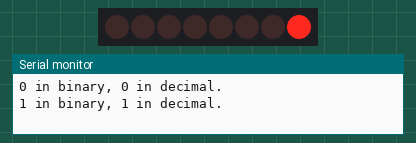
Recording of a sketch running on a simulated Arduino Uno, built with avr-gcc and run on an emulated ATmega328P. Shown: 8 shift-register outputs drawn as a row of LEDs (first output left, lit = HIGH), the last lines printed to the serial monitor. Wiring (inferred from the names in the program): shift register (74HC595): data pin 12; shift clock pin 9; latch pin 11. Wiring (inferred from the signals the program sends): row of LEDs: on Q0, Q1, Q2, Q3, Q4, Q5, Q6, Q7.

Above: at 1.1 s.
At 5.1 s:
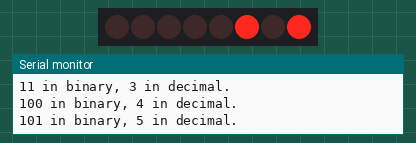
At 10.1 s:
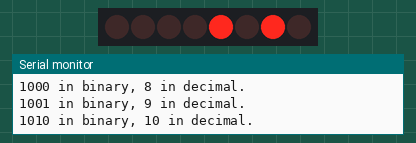
At 19.1 s:
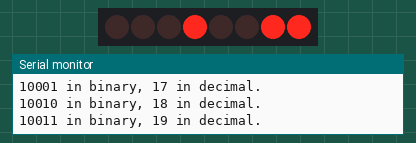
At 28.1 s:
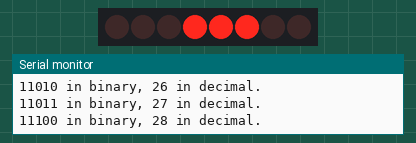
At 38.1 s:
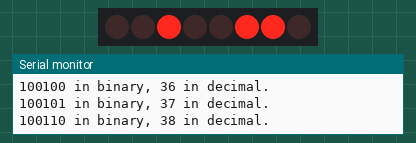
Timing chart, 0 to 40.0 s (numbered marks = the images above):
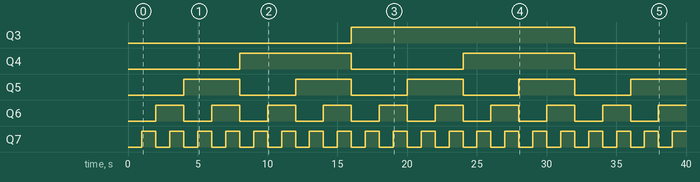

Measured:
- by itself, Q3: LOW → HIGH at 16.0 s, → LOW 16.0 s later
- by itself, Q4: alternates HIGH for 8.0 s and LOW for 8.0 s
- by itself, Q5: alternates HIGH for 4.0 s and LOW for 4.0 s
- by itself, Q6: alternates HIGH for 2.0 s and LOW for 2.0 s
- by itself, Q7: alternates HIGH for 1.0 s and LOW for 1.0 s

The sketch:

8BitBinaryCounter.ino
```cpp
int ds = 12; // serial data input pin
int st = 11; // storage register clock pin (latch)
int sh = 9; // shift register clock pin

byte LEDs = 0; // decimal
//byte LEDs = 0b00000000; // binary
//byte LEDs = 0x00; // hexadecimal

int dt = 1000;

void setup() {
  Serial.begin(9600);
  pinMode(ds, OUTPUT);
  pinMode(st, OUTPUT);
  pinMode(sh, OUTPUT);
}

void loop() {
  digitalWrite(st, LOW);
  shiftOut(ds, sh, LSBFIRST, LEDs); // least significant bit first
  digitalWrite(st, HIGH);

  // print bits
  Serial.print(LEDs, BIN);
  Serial.print(" in binary, ");
  Serial.print(LEDs, DEC);
  Serial.println(" in decimal.");

  LEDs ++;

  delay(dt);
}
```
